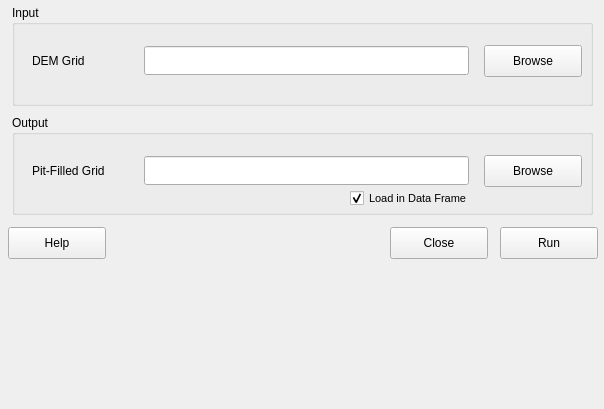
<?xml version="1.0" encoding="UTF-8"?>
<ui version="4.0">
  <class>FillPits</class>
  <widget class="QDialog" name="FillPits">
    <property name="geometry">
      <rect>
        <x>0</x>
        <y>0</y>
        <width>604</width>
        <height>409</height>
      </rect>
    </property>
    <property name="windowTitle">
      <string>Fill Pits</string>
    </property>
    <widget class="Q3ButtonGroup" name="buttonGroup1">
      <property name="geometry">
        <rect>
          <x>12</x>
          <y>5</y>
          <width>581</width>
          <height>101</height>
        </rect>
      </property>
      <property name="title">
        <string>Input</string>
      </property>
      <widget class="QLineEdit" name="inputFileLineEdit">
        <property name="geometry">
          <rect>
            <x>132</x>
            <y>41</y>
            <width>325</width>
            <height>29</height>
          </rect>
        </property>
      </widget>
      <widget class="QPushButton" name="inputBrowseButton">
        <property name="geometry">
          <rect>
            <x>472</x>
            <y>40</y>
            <width>98</width>
            <height>32</height>
          </rect>
        </property>
        <property name="text">
          <string>Browse</string>
        </property>
        <property name="checkable">
          <bool>false</bool>
        </property>
        <property name="autoDefault">
          <bool>false</bool>
        </property>
        <property name="flat">
          <bool>false</bool>
        </property>
      </widget>
      <widget class="QLabel" name="textLabel1">
        <property name="geometry">
          <rect>
            <x>20</x>
            <y>40</y>
            <width>70</width>
            <height>31</height>
          </rect>
        </property>
        <property name="text">
          <string>DEM Grid</string>
        </property>
      </widget>
    </widget>
    <widget class="QPushButton" name="runButton">
      <property name="geometry">
        <rect>
          <x>500</x>
          <y>227</y>
          <width>98</width>
          <height>32</height>
        </rect>
      </property>
      <property name="text">
        <string>Run</string>
      </property>
      <property name="autoDefault">
        <bool>false</bool>
      </property>
    </widget>
    <widget class="QPushButton" name="helpButton">
      <property name="geometry">
        <rect>
          <x>8</x>
          <y>227</y>
          <width>98</width>
          <height>32</height>
        </rect>
      </property>
      <property name="text">
        <string>Help</string>
      </property>
      <property name="autoDefault">
        <bool>false</bool>
      </property>
    </widget>
    <widget class="QPushButton" name="closeButton">
      <property name="geometry">
        <rect>
          <x>390</x>
          <y>227</y>
          <width>98</width>
          <height>32</height>
        </rect>
      </property>
      <property name="text">
        <string>Close</string>
      </property>
      <property name="autoDefault">
        <bool>false</bool>
      </property>
    </widget>
    <widget class="Q3TextBrowser" name="messageLog" native="true">
      <property name="geometry">
        <rect>
          <x>12</x>
          <y>269</y>
          <width>581</width>
          <height>130</height>
        </rect>
      </property>
    </widget>
    <widget class="Q3ButtonGroup" name="buttonGroup2">
      <property name="geometry">
        <rect>
          <x>12</x>
          <y>115</y>
          <width>581</width>
          <height>100</height>
        </rect>
      </property>
      <property name="title">
        <string>Output</string>
      </property>
      <widget class="QLineEdit" name="outputFileLineEdit">
        <property name="geometry">
          <rect>
            <x>132</x>
            <y>41</y>
            <width>325</width>
            <height>29</height>
          </rect>
        </property>
      </widget>
      <widget class="QPushButton" name="outputBrowseButton">
        <property name="geometry">
          <rect>
            <x>472</x>
            <y>40</y>
            <width>98</width>
            <height>32</height>
          </rect>
        </property>
        <property name="text">
          <string>Browse</string>
        </property>
        <property name="autoDefault">
          <bool>false</bool>
        </property>
      </widget>
      <widget class="QLabel" name="textLabel1_2">
        <property name="geometry">
          <rect>
            <x>20</x>
            <y>40</y>
            <width>90</width>
            <height>31</height>
          </rect>
        </property>
        <property name="text">
          <string>Pit-Filled Grid</string>
        </property>
      </widget>
      <widget class="QCheckBox" name="showPF_DFrame">
        <property name="geometry">
          <rect>
            <x>338</x>
            <y>73</y>
            <width>140</width>
            <height>21</height>
          </rect>
        </property>
        <property name="font">
          <font>
            <pointsize>8</pointsize>
            <weight>50</weight>
            <italic>false</italic>
            <bold>false</bold>
            <underline>false</underline>
            <strikeout>false</strikeout>
          </font>
        </property>
        <property name="text">
          <string>Load in Data Frame</string>
        </property>
        <property name="checked">
          <bool>true</bool>
        </property>
      </widget>
    </widget>
  </widget>
  <layoutdefault spacing="6" margin="11" />
  <pixmapfunction>qPixmapFromMimeSource</pixmapfunction>
  <customwidgets>
    <customwidget>
      <class>Q3TextBrowser</class>
      <extends>QWidget</extends>
      <header>q3textbrowser.h</header>
      <container>1</container>
    </customwidget>
    <customwidget>
      <class>Q3GroupBox</class>
      <extends>QGroupBox</extends>
      <header>Qt3Support/Q3GroupBox</header>
      <container>1</container>
    </customwidget>
    <customwidget>
      <class>Q3ButtonGroup</class>
      <extends>Q3GroupBox</extends>
      <header>Qt3Support/Q3ButtonGroup</header>
      <container>1</container>
    </customwidget>
  </customwidgets>
  <resources />
  <connections />
</ui>
